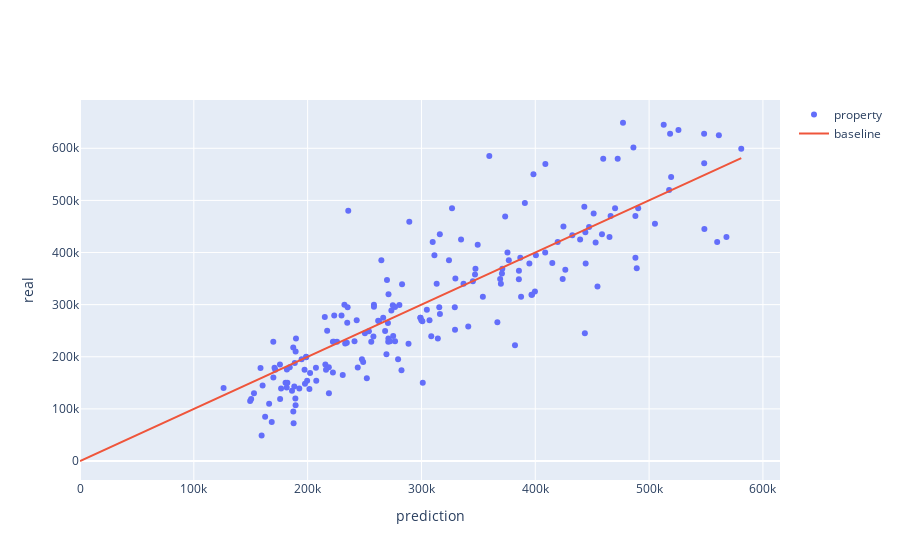

Write notebook code for a chart like this one.
### Code cell
# Random forest
from sklearn.ensemble import RandomForestRegressor
from sklearn.model_selection import train_test_split
from sklearn.metrics import mean_squared_error

model = RandomForestRegressor()
model.fit(X_train, Y_train)
Y_pred = model.predict(X_test)
print("RMSE:", np.round(mean_squared_error(Y_test, Y_pred),0))
plot_true_vs_pred(Y_test, Y_pred)

### Figure 1 — Plotly figure (JSON) as saved in the notebook; plotly's stock layout.template omitted (floating-point values rounded to 4 significant figures; data arrays with more than 128 entries replaced by an {"elided": "..."} marker saying what was removed)
{"data": [{"mode": "markers", "name": "property", "type": "scatter", "x": {"elided": "188 float values"}, "y": {"elided": "188 int values"}}, {"mode": "lines", "name": "baseline", "type": "scatter", "x": [0, 581000.0], "y": [0, 581000.0]}], "layout": {"xaxis": {"title": {"text": "prediction"}}, "yaxis": {"title": {"text": "real"}}}}
